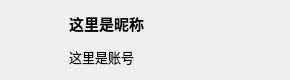
<?xml version="1.0" encoding="UTF-8"?>
<ui version="4.0">
 <class>UserListItem</class>
 <widget class="QWidget" name="UserListItem">
  <property name="geometry">
   <rect>
    <x>0</x>
    <y>0</y>
    <width>290</width>
    <height>80</height>
   </rect>
  </property>
  <property name="sizePolicy">
   <sizepolicy hsizetype="MinimumExpanding" vsizetype="Preferred">
    <horstretch>0</horstretch>
    <verstretch>0</verstretch>
   </sizepolicy>
  </property>
  <property name="windowTitle">
   <string>Form</string>
  </property>
  <layout class="QHBoxLayout" name="horizontalLayout_2">
   <property name="spacing">
    <number>0</number>
   </property>
   <property name="leftMargin">
    <number>0</number>
   </property>
   <property name="topMargin">
    <number>0</number>
   </property>
   <property name="rightMargin">
    <number>0</number>
   </property>
   <property name="bottomMargin">
    <number>0</number>
   </property>
   <item>
    <widget class="QWidget" name="widget_2" native="true">
     <property name="sizePolicy">
      <sizepolicy hsizetype="Fixed" vsizetype="Fixed">
       <horstretch>0</horstretch>
       <verstretch>0</verstretch>
      </sizepolicy>
     </property>
     <property name="minimumSize">
      <size>
       <width>0</width>
       <height>0</height>
      </size>
     </property>
     <property name="maximumSize">
      <size>
       <width>16777215</width>
       <height>16777215</height>
      </size>
     </property>
     <layout class="QHBoxLayout" name="horizontalLayout">
      <property name="spacing">
       <number>0</number>
      </property>
      <property name="leftMargin">
       <number>0</number>
      </property>
      <property name="topMargin">
       <number>0</number>
      </property>
      <property name="rightMargin">
       <number>0</number>
      </property>
      <property name="bottomMargin">
       <number>0</number>
      </property>
      <item>
       <widget class="QLabel" name="icon">
        <property name="sizePolicy">
         <sizepolicy hsizetype="Fixed" vsizetype="Fixed">
          <horstretch>0</horstretch>
          <verstretch>0</verstretch>
         </sizepolicy>
        </property>
        <property name="minimumSize">
         <size>
          <width>60</width>
          <height>60</height>
         </size>
        </property>
        <property name="maximumSize">
         <size>
          <width>60</width>
          <height>60</height>
         </size>
        </property>
        <property name="text">
         <string/>
        </property>
        <property name="pixmap">
         <pixmap resource="../resources/resources.qrc">:/QQ.svg</pixmap>
        </property>
        <property name="scaledContents">
         <bool>true</bool>
        </property>
       </widget>
      </item>
     </layout>
    </widget>
   </item>
   <item>
    <widget class="QWidget" name="widget" native="true">
     <property name="sizePolicy">
      <sizepolicy hsizetype="Expanding" vsizetype="Expanding">
       <horstretch>0</horstretch>
       <verstretch>0</verstretch>
      </sizepolicy>
     </property>
     <layout class="QVBoxLayout" name="verticalLayout">
      <item>
       <widget class="QLabel" name="nickname">
        <property name="sizePolicy">
         <sizepolicy hsizetype="Expanding" vsizetype="Expanding">
          <horstretch>0</horstretch>
          <verstretch>0</verstretch>
         </sizepolicy>
        </property>
        <property name="font">
         <font>
          <pointsize>11</pointsize>
          <bold>true</bold>
         </font>
        </property>
        <property name="text">
         <string>这里是昵称</string>
        </property>
       </widget>
      </item>
      <item>
       <widget class="QLabel" name="id">
        <property name="sizePolicy">
         <sizepolicy hsizetype="Expanding" vsizetype="Expanding">
          <horstretch>0</horstretch>
          <verstretch>0</verstretch>
         </sizepolicy>
        </property>
        <property name="font">
         <font>
          <pointsize>10</pointsize>
         </font>
        </property>
        <property name="text">
         <string>这里是账号</string>
        </property>
       </widget>
      </item>
     </layout>
    </widget>
   </item>
  </layout>
 </widget>
 <resources>
  <include location="../resources/resources.qrc"/>
  <include location="../resources/resources.qrc"/>
 </resources>
 <connections/>
</ui>
